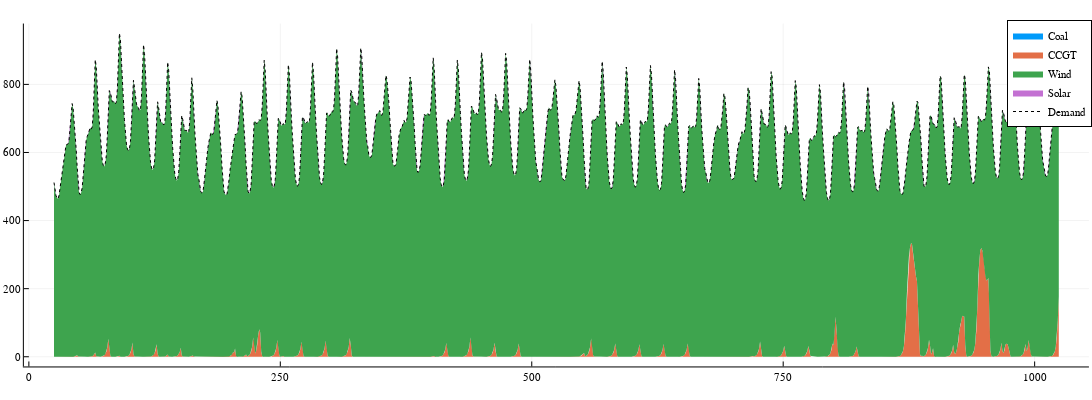

The notebook cell saved with this chart:
### Code cell
using Plots

@userplot StackedArea

# a simple "recipe" for Plots.jl to get stacked area plots
# usage: stackedarea(xvector, datamatrix, plotsoptions)
@recipe function f(pc::StackedArea)
    x, y = pc.args
    n = length(x)
    y = cumsum(y, dims=2)
    seriestype := :shape

    # create a filled polygon for each item
    for c=1:size(y,2)
        sx = vcat(x, reverse(x))
        sy = vcat(y[:,c], c==1 ? zeros(n) : reverse(y[:,c-1]))
        @series (sx, sy)
    end
end

a = X_gen_matrix[1, time_ls]
b = X_gen_matrix[2, time_ls]
c = X_gen_matrix[3, time_ls]
d = X_gen_matrix[4, time_ls]
x = time_ls

plotly()
stackedarea(x, [d c b a], labels=["Coal" "CCGT" "Wind" "Solar"], lw=0)
plot!(x, total_demand[time_ls], label="Demand", lc=:black, lw=1, ls=:dot)
# plot!(x, value.(X_D)[:], label="Demand, shifted", lc=:black, lw=2)
plot!(size=(1400,400))

### Figure 1 — Plotly figure (JSON) as saved in the notebook; plotly's stock layout.template omitted (floating-point values rounded to 4 significant figures; data arrays with more than 128 entries replaced by an {"elided": "..."} marker saying what was removed)
{"data": [{"fill": "tozeroy", "fillcolor": "rgba(0, 154, 250, 1.000)", "legendgroup": "Coal", "line": {"color": "rgba(0, 0, 0, 1.000)", "dash": "solid", "width": 0}, "mode": "lines", "name": "Coal", "showlegend": true, "type": "scatter", "x": {"elided": "2001 int values"}, "xaxis": "x1", "y": {"elided": "2001 int values"}, "yaxis": "y1"}, {"fill": "tozeroy", "fillcolor": "rgba(227, 111, 71, 1.000)", "legendgroup": "CCGT", "line": {"color": "rgba(0, 0, 0, 1.000)", "dash": "solid", "width": 0}, "mode": "lines", "name": "CCGT", "showlegend": true, "type": "scatter", "x": {"elided": "2001 int values"}, "xaxis": "x1", "y": {"elided": "2001 float values"}, "yaxis": "y1"}, {"fill": "tozeroy", "fillcolor": "rgba(62, 164, 78, 1.000)", "legendgroup": "Wind", "line": {"color": "rgba(0, 0, 0, 1.000)", "dash": "solid", "width": 0}, "mode": "lines", "name": "Wind", "showlegend": true, "type": "scatter", "x": {"elided": "2001 int values"}, "xaxis": "x1", "y": {"elided": "2001 float values"}, "yaxis": "y1"}, {"fill": "tozeroy", "fillcolor": "rgba(195, 113, 210, 1.000)", "legendgroup": "Solar", "line": {"color": "rgba(0, 0, 0, 1.000)", "dash": "solid", "width": 0}, "mode": "lines", "name": "Solar", "showlegend": true, "type": "scatter", "x": {"elided": "2001 int values"}, "xaxis": "x1", "y": {"elided": "2001 float values"}, "yaxis": "y1"}, {"colorbar": {"len": 0.9525, "title": "", "x": 0.9972, "y": 0.5139}, "legendgroup": "Demand", "line": {"color": "rgba(0, 0, 0, 1.000)", "dash": "dot", "shape": "linear", "width": 1}, "mode": "lines", "name": "Demand", "showlegend": true, "type": "scatter", "x": {"elided": "1000 int values"}, "xaxis": "x", "y": {"elided": "1000 float values"}, "yaxis": "y", "zmax": null, "zmin": null}], "layout": {"annotations": [], "height": 400, "legend": {"bgcolor": "rgba(255, 255, 255, 1.000)", "bordercolor": "rgba(0, 0, 0, 1.000)", "borderwidth": 1, "font": {"color": "rgba(0, 0, 0, 1.000)", "family": "sans-serif", "size": 11}, "title": {"font": {"color": "rgba(0, 0, 0, 1.000)", "family": "sans-serif", "size": 15}, "text": ""}, "tracegroupgap": 0, "traceorder": "normal", "x": 1, "xanchor": "auto", "y": 1, "yanchor": "auto"}, "margin": {"b": 20, "l": 0, "r": 0, "t": 20}, "paper_bgcolor": "rgba(255, 255, 255, 1.000)", "plot_bgcolor": "rgba(255, 255, 255, 1.000)", "showlegend": true, "width": 1400, "xaxis": {"anchor": "y", "domain": [0.02186, 0.9972], "gridcolor": "rgba(0, 0, 0, 0.100)", "gridwidth": 0.5, "linecolor": "rgba(0, 0, 0, 1.000)", "mirror": false, "range": [-4.97, 1054.0], "showgrid": true, "showline": true, "showticklabels": true, "tickangle": 0, "tickcolor": "rgb(0, 0, 0)", "tickfont": {"color": "rgba(0, 0, 0, 1.000)", "family": "sans-serif", "size": 11}, "tickmode": "array", "ticks": "inside", "ticktext": ["0", "250", "500", "750", "1000"], "tickvals": [0, 250, 500, 750, 1000], "title": "", "titlefont": {"color": "rgba(0, 0, 0, 1.000)", "family": "sans-serif", "size": 15}, "type": "-", "visible": true, "zeroline": false, "zerolinecolor": "rgba(0, 0, 0, 1.000)"}, "yaxis": {"anchor": "x", "domain": [0.03762, 0.9902], "gridcolor": "rgba(0, 0, 0, 0.100)", "gridwidth": 0.5, "linecolor": "rgba(0, 0, 0, 1.000)", "mirror": false, "range": [-28.51, 978.7], "showgrid": true, "showline": true, "showticklabels": true, "tickangle": 0, "tickcolor": "rgb(0, 0, 0)", "tickfont": {"color": "rgba(0, 0, 0, 1.000)", "family": "sans-serif", "size": 11}, "tickmode": "array", "ticks": "inside", "ticktext": ["0", "200", "400", "600", "800"], "tickvals": [0, 200, 400, 600, 800], "title": "", "titlefont": {"color": "rgba(0, 0, 0, 1.000)", "family": "sans-serif", "size": 15}, "type": "-", "visible": true, "zeroline": false, "zerolinecolor": "rgba(0, 0, 0, 1.000)"}}}
